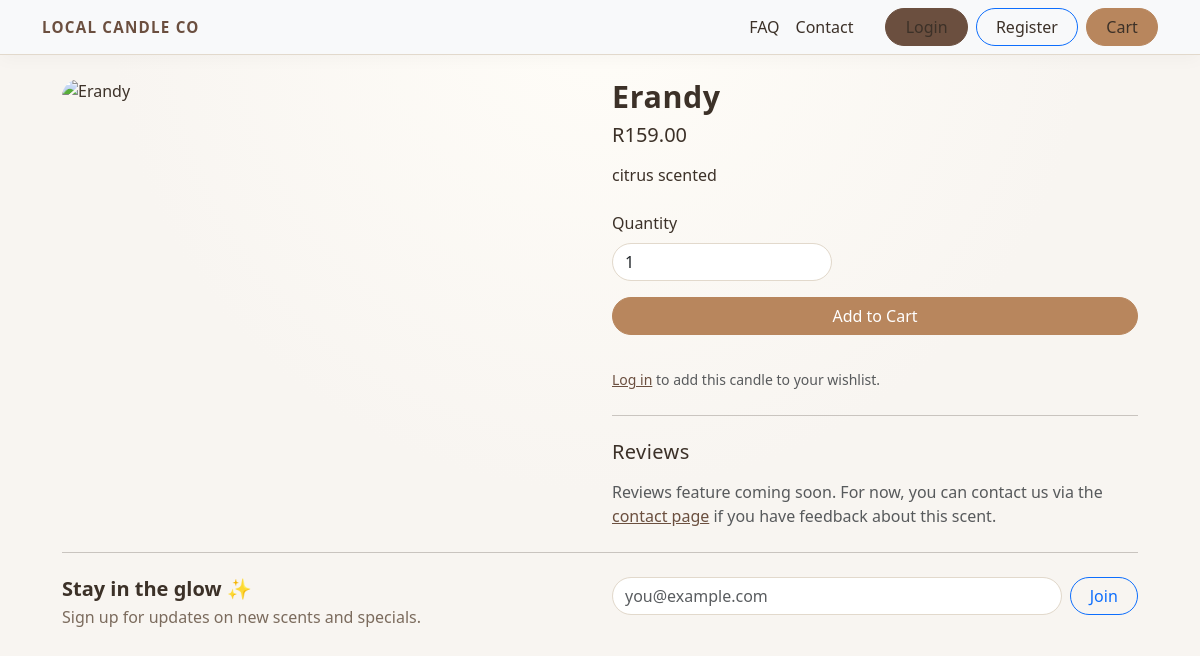
/p/erandy/, run on the app's committed database.
### products/models.py (models this page shows, shortened)
class Product(models.Model):
    name = models.CharField(max_length=120)
    slug = models.SlugField(unique=True)
    description = models.TextField()
    price = models.DecimalField(max_digits=8, decimal_places=2)
    image_url = models.URLField(blank=True)
    is_active = models.BooleanField(default=True)
    created_at = models.DateTimeField(auto_now_add=True)
    class Meta:
        ordering = ['name']

### products/views.py (the view, shortened to what this page needs)
# urls.py: path('p/<slug:slug>/', views.product_detail, name='detail'),
def product_detail(request, slug):
    product = get_object_or_404(Product, slug=slug, is_active=True)
    form = None
    reviews = product.reviews.all()
    return render(request, 'products/detail.html', {'product': product, 'reviews': reviews, 'form': form})

### templates/products/detail.html (shortened to what this page needs)
{% extends 'base.html' %}
{% block content %}
  <div class="row g-4">
    <div class="col-md-6">
      <div class="product-detail-image-wrapper mb-3">
        <img
          src="{{ product.image_url }}"
          alt="{{ product.name }}"
          class="img-fluid product-detail-image"
        />
      </div>
    </div>
    <div class="col-md-6">
      <h1 class="mb-2">{{ product.name }}</h1>
      <p class="h5 mb-3">R{{ product.price }}</p>
      <p class="mb-4">{{ product.description }}</p>
      <div class="product-detail-actions mb-4">
        <form method="post" action="{% url 'checkout:cart_add' product.id %}" class="mb-3">
          <label for="id_quantity" class="form-label d-block mb-2">Quantity</label>
          <input
            type="number"
            id="id_quantity"
            name="quantity"
            value="1"
            min="1"
            class="form-control mb-3"
            style="max-width: 220px;"
          />
          <button type="submit" class="btn btn-success w-100 mb-3">
            Add to Cart
          </button>
        </form>
        {% if user.is_authenticated %}
          <a
            class="btn btn-outline-secondary w-100"
            href="{% url 'accounts:wishlist_add' product.id %}"
          >
            Add to Wishlist
          </a>
        {% else %}
          <p class="mt-2">
            <small class="text-muted">
              <a href="/accounts/login/">Log in</a> to add this candle to your wishlist.
            </small>
          </p>
        {% endif %}
      </div>
      <hr class="my-4">
      <h2 class="h5 mb-3">Reviews</h2>
      <p class="text-muted mb-0">
        Reviews feature coming soon. For now, you can contact us via the
        <a href="{% url 'marketing:contact' %}">contact page</a> if you have feedback about this scent.
      </p>
    </div>
  </div>
{% endblock %}

### static/css/style.css (style rules this page uses)
:root { --lc-bg: #f8f5f1; --lc-bg-alt: #fdfaf6; --lc-border: #e2d9cc; --lc-primary: #6b4f3f; --lc-primary-dark: #543d31; --lc-accent: #b8865d; --lc-accent-dark: #9b714d; --lc-text-main: #3c3128; --lc-text-muted: #7b6b5d; }
body { background: radial-gradient(circle at top, #fffdf8 0, var(--lc-bg) 55%); font-family: system-ui, -apple-system, BlinkMacSystemFont, "Segoe UI", sans-serif; color: var(--lc-text-main); }
h1, h2, h3, h4 { color: var(--lc-text-main); letter-spacing: 0.02em; }
h1 { font-size: 1.9rem; font-weight: 700; }
h2 { font-size: 1.5rem; font-weight: 600; }
.btn { border-radius: 999px; font-weight: 500; padding-inline: 1.2rem; }
.btn-success { background-color: var(--lc-accent); border-color: var(--lc-accent); }
a { color: var(--lc-primary); }
.product-detail-image { display: block; width: 100%; height: 420px; object-fit: cover; object-position: center; border-radius: 18px; }
form { max-width: 540px; }
form .form-control { border-radius: 999px; border-color: var(--lc-border); }

### data on the page
Product: name "Erandy", price "159.00", description "citrus scented"
